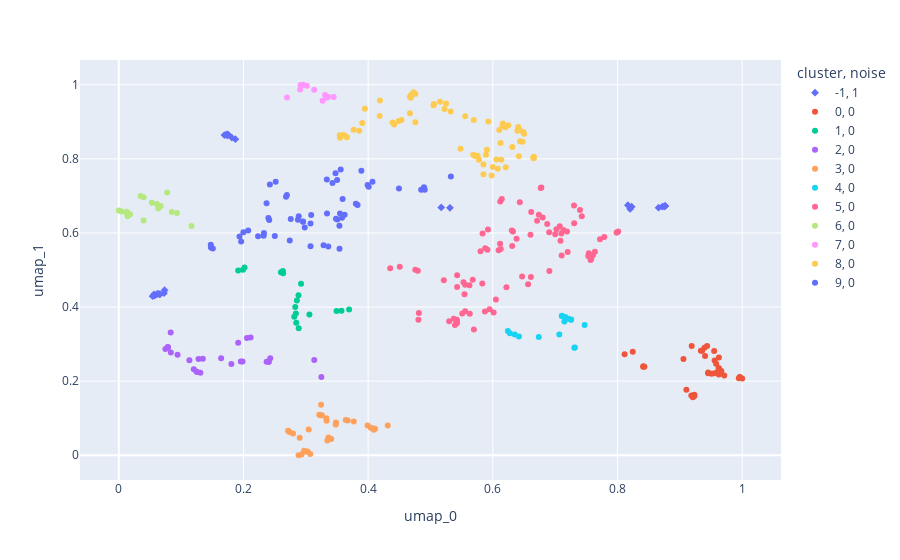

Notebook cell for this chart:
### Code cell
# viz
df_umap["cluster"] = [str(elt) for elt in clustering.labels_]
df_umap["noise"] = [int(elt==-1) for elt in clustering.labels_]
fig = px.scatter(
    df_umap,
    x="umap_0",
    y="umap_1",
    hover_data=[
        "title",
        "ID",
    ],
    color="cluster",
    symbol="noise",
    # color_continuous_scale=px.colors.qualitative.D3,
    category_orders={"cluster": list(np.sort(pd.unique(clustering.labels_)).astype(str))},
)
fig.show()
